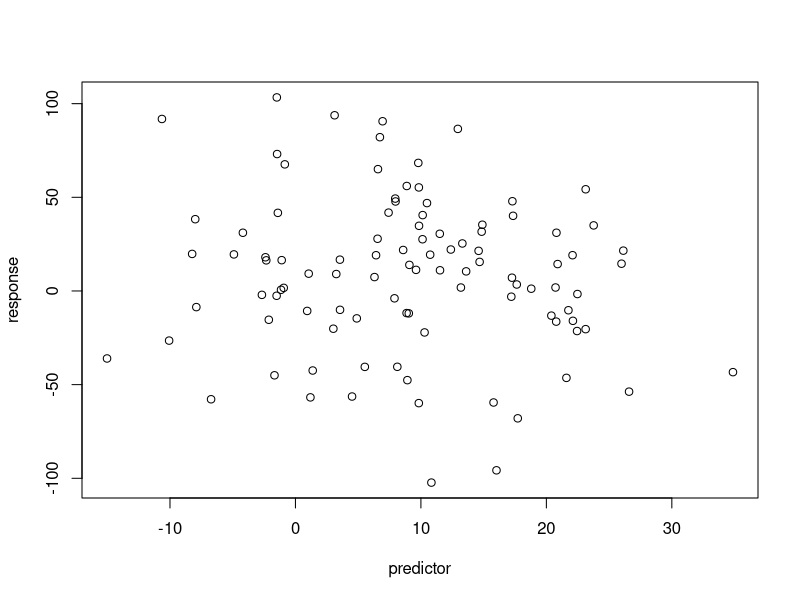
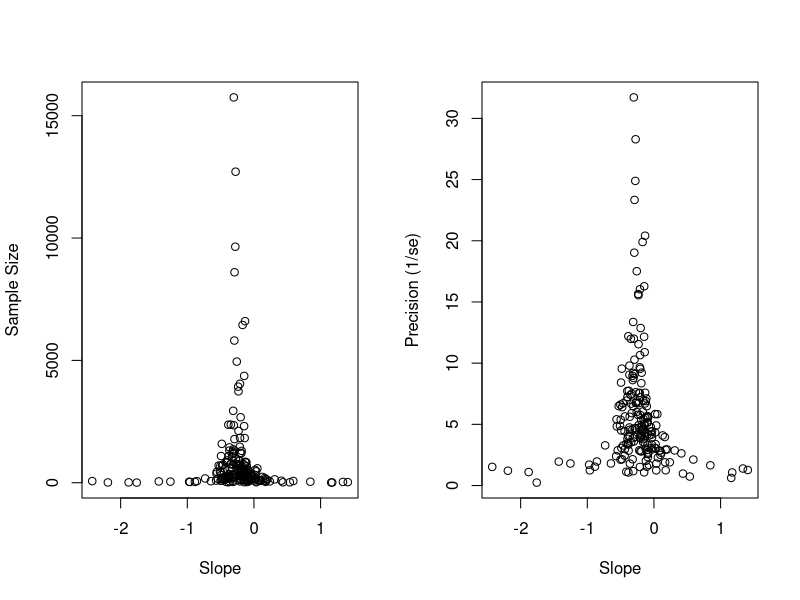
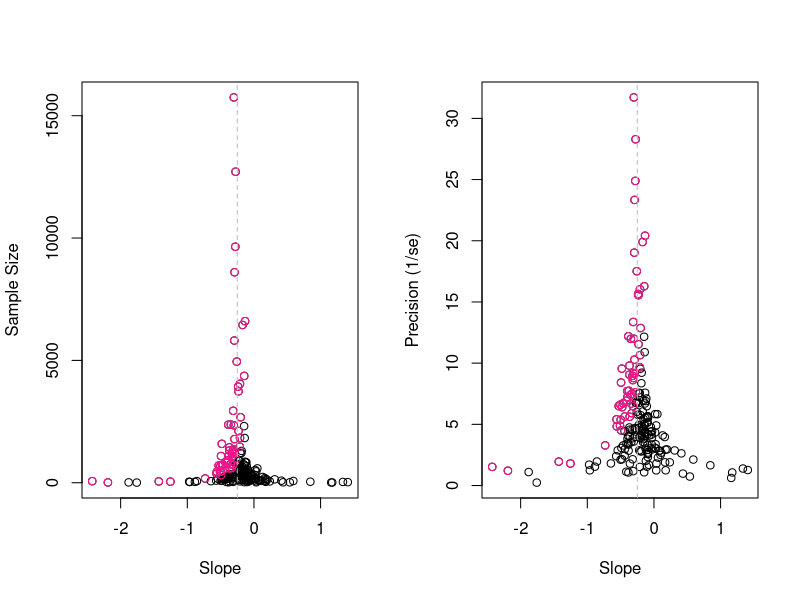

Write R code to recreate these figures, in order.
rm(list = ls())

# import relevant packages
library(metafor)


## THE FUNNEL PLOT

# generate a random normal predictor
slope <- -0.25
intercept <- 0
predictor <- rnorm(n=100, mean = 10, sd = 10)

# calculate response using these parameters
response <- slope * predictor + intercept + rnorm(n=100, mean = 10, sd = 40)

# plot the data
plot(predictor, response)

# Q: Run a simple lm with the data you generated. How does the slope estimate compare to the slope you simulated?
model <- lm(response ~ predictor)
summary(model)
# the slope is quite close to the one that was simulated (-0.0299)

# create somewhere to store the data
store <- matrix(nrow=200, ncol=4)

# simulate 200 different datasets
for(x in 1:200){
  
  # select sample sizes at random from a log normal distribution (small sample sizes common, large sample sizes rare)
  # n is always >3
  sample_size <- ceiling(exp(rnorm(1,4.5,1.5)))*3
  
  # predictor and response as before, but n is given by sample_size
  predictor <- rnorm(n = sample_size, mean = 10, sd = 10)
  response <- slope * predictor + intercept + rnorm(n = sample_size, 10, 40)
  
  # use the same model as before
  model <- lm(response ~ predictor)
  
  # extract model outputs and store them in the matrix
  store[x,] <- c(sample_size, summary(model)$coefficients[2,1:2], summary(model)$coefficients[2,4])
  # 
  
}

# 
store <- as.data.frame(store)
names(store) <- c("n", "slope", "standard.error", "p.value")

# visualise the data from these 200 simulated datasets
par(mfrow=c(1,2))
plot(store$slope, store$n, xlab = "Slope", ylab = "Sample Size")
plot(store$slope, (1/store$standard.error), xlab = "Slope", ylab = "Precision (1/se)")
par(mfrow=c(1,1))

# colour the significant slope estimates (>0.05)
# and indicate the slope we used to simulate with a dotted line
significant_slopes <- which(store$p.value<0.05)
par(mfrow=c(1,2))
plot(store$slope, store$n, xlab = "Slope", ylab = "Sample Size")
points(store$slope[significant_slopes], store$n[significant_slopes], col = "deeppink")
abline(v=slope, lty=2, col = "grey")
plot(store$slope, (1/store$standard.error), xlab = "Slope", ylab = "Precision (1/se)")
points(store$slope[significant_slopes], (1/store$standard.error[significant_slopes]), col = "deeppink")
abline(v=slope, lty=2, col = "grey")
par(mfrow=c(1,1))


# Q1: What happens to the effect size estimates as sample size and precision increases?

#     As slope increases, both the sample size and precision increase from zero,
#     reaching a peak at the simulated slope. After this point they both decrease as
#     slope continues to increase.


# Q2: When precision is low, what can you say about the estimates of effect size
#     that tend to be significant?

#     The effect sizes that are significant are either from those studies where the
#     sample size/precision is either extreme (strong pattern shown), or where the
#     slope is negative in smaller studies... because these show the same direction
#     as simulated.

# Q3: If there is a tendency to only publish results when the effect is significant
#     and/or sample size is large, which points would be missing from the plot?

#     The black ones (lower middle section of the plot), where sample size is small
#     and effect size is small.


## BASIC META ANALYSIS
